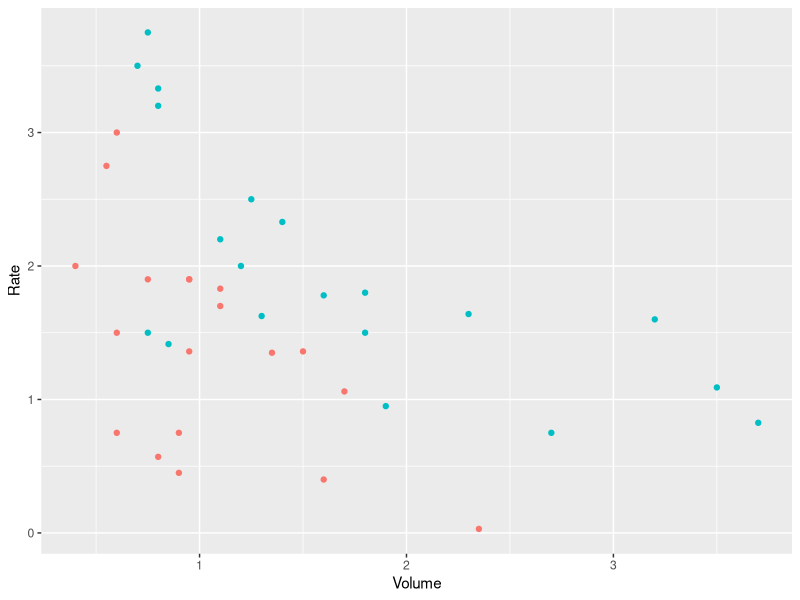
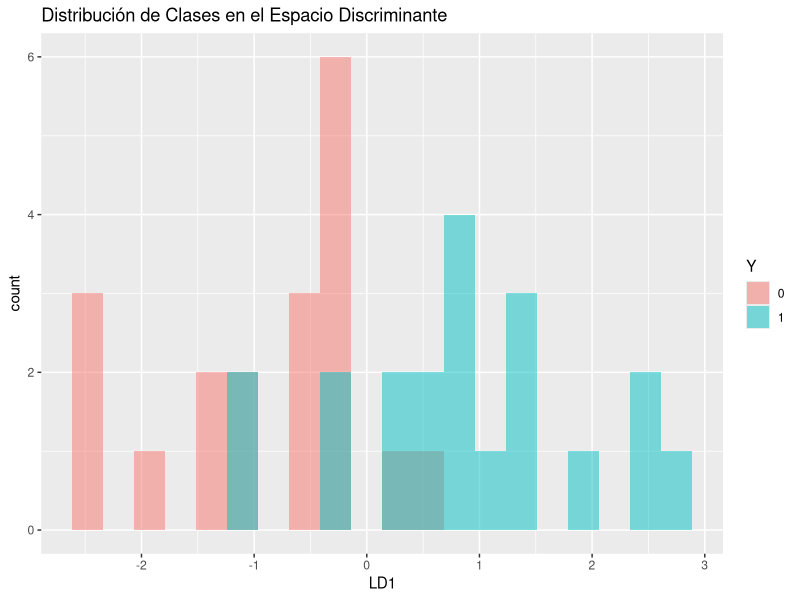
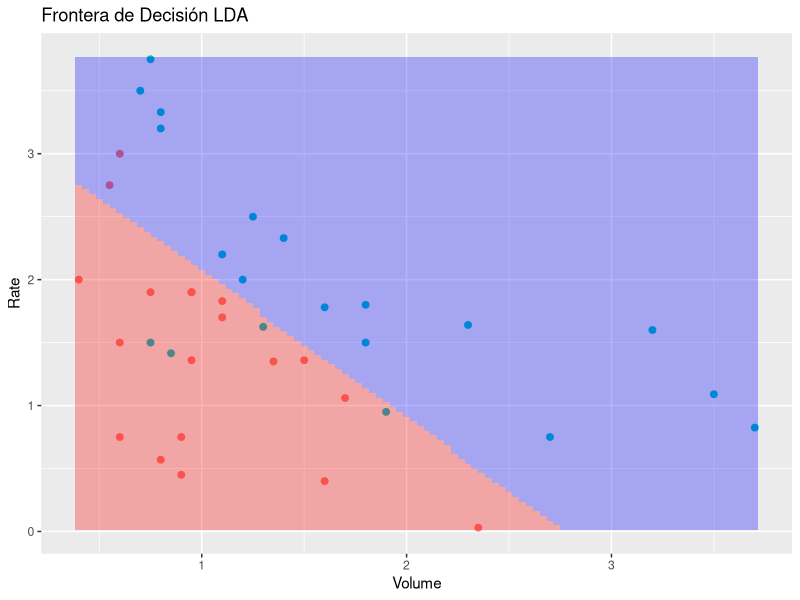
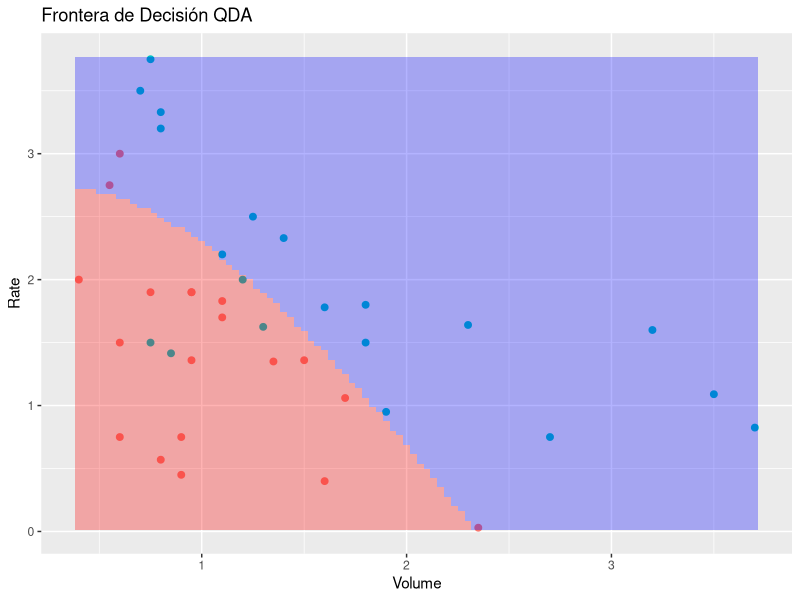
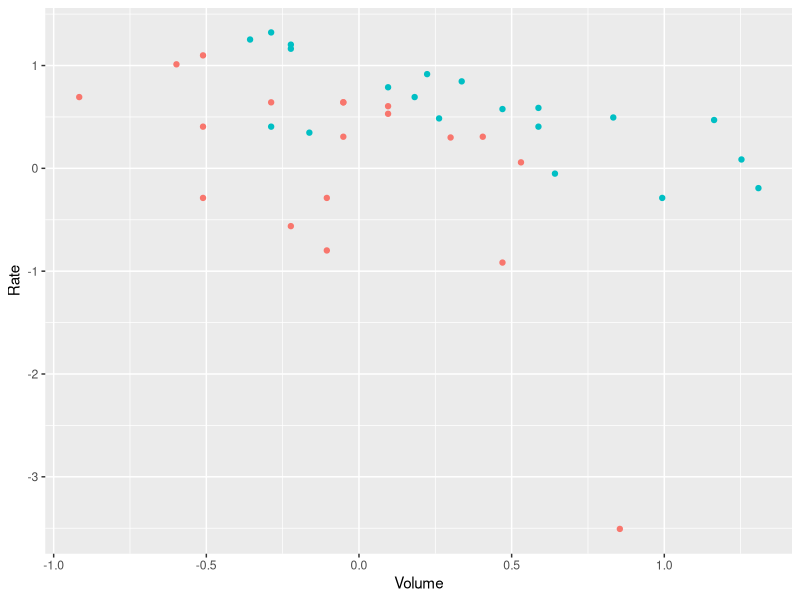
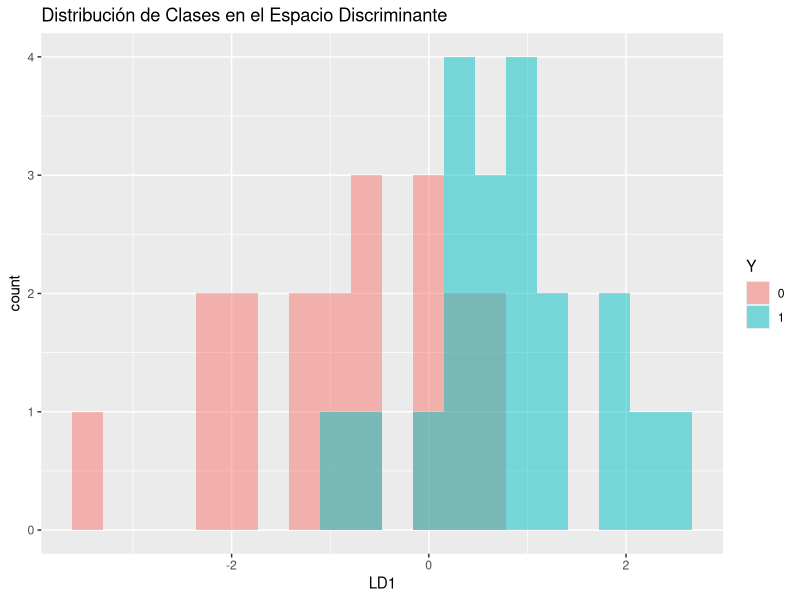
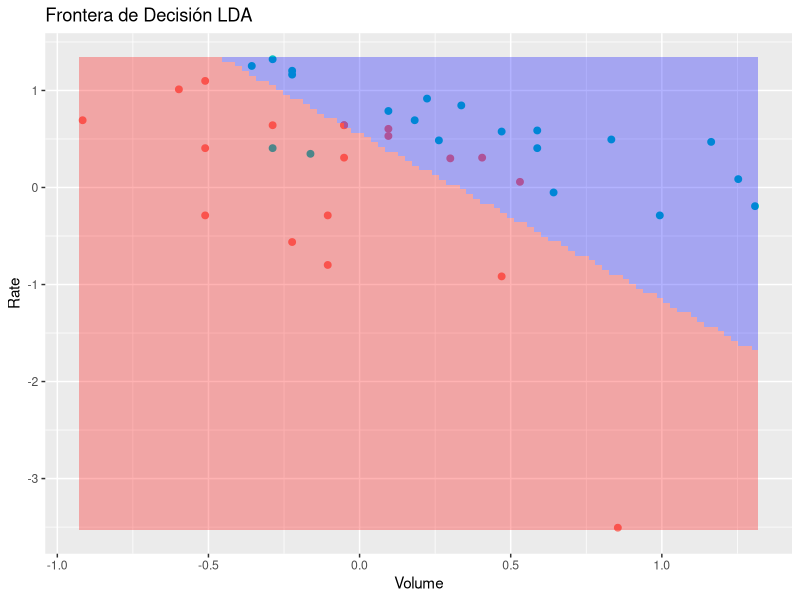
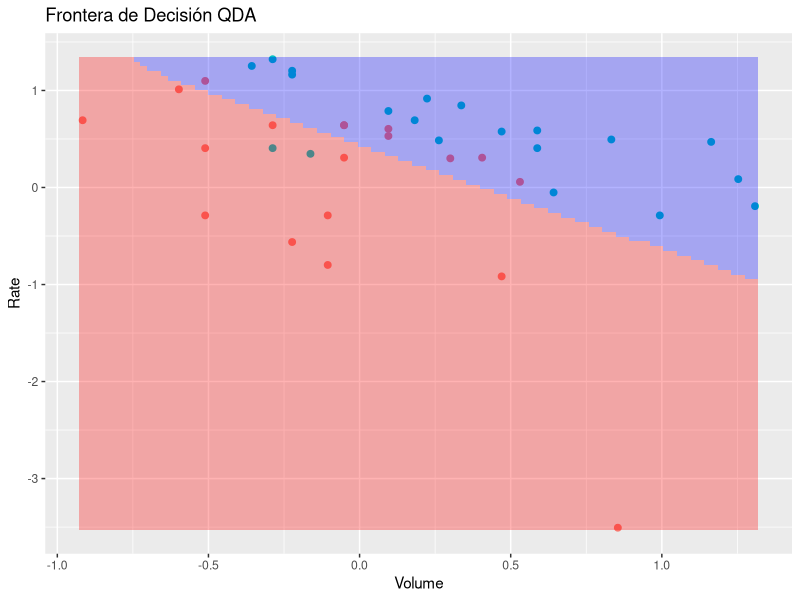

Here is the R script that generated these plots, in order:
library(robustbase)
vaso
head(vaso)
str(vaso)

vaso$Y <- as.factor(vaso$Y)

# Inciso a)

library(ggplot2)

ggplot(data=vaso)+
  geom_point(aes(x=Volume, y=Rate, color=Y)) +
  theme(legend.position = "none")

## analisis discriminante
library(MASS)
modelo_lda <- lda(Y ~ Volume + Rate, data=vaso)

# Predicciones en los datos originales
predicciones_lda <- predict(modelo_lda)

# Ver primeras predicciones
head(predicciones_lda$class)  # Clase predicha
head(predicciones_lda$posterior)  # Probabilidades posteriores


# Matriz de confusión
tabla_confusion <- table(Predicho = predicciones_lda$class, Real = vaso$Y)
print(tabla_confusion)

# Calcular la precisión
precision <- sum(diag(tabla_confusion)) / sum(tabla_confusion)
cat("Accuracy del modelo LDA:", precision, "\n")
TP <- tabla_confusion[2,2]
FP <- sum(tabla_confusion[2,]) - TP
FN <- sum(tabla_confusion[,2]) - TP
TN <- sum(tabla_confusion) - TP - FN - FP
precision <- TP / (TP + FP)
recall <- TP / (TP + FN)
cat("Precisión:", precision, "\n")
cat("Recall   :", recall, "\n")


# Agregar la proyección a los datos
vaso$LD1 <- predicciones_lda$x[,1]  # Primera función discriminante

# Visualización de los grupos en el espacio discriminante
ggplot(vaso, aes(x = LD1, fill = Y)) +
  geom_histogram(alpha = 0.5, position = "identity", bins = 20) +
  labs(title = "Distribución de Clases en el Espacio Discriminante")

# Generar una grilla de valores
grid <- expand.grid(
  Volume = seq(min(vaso$Volume), max(vaso$Volume), length.out = 100),
  Rate = seq(min(vaso$Rate), max(vaso$Rate), length.out = 100)
)

# Predecir la clase para cada punto de la grilla
grid$Y_pred <- predict(modelo_lda, newdata = grid)$class

# Graficar puntos originales y frontera de decisión
ggplot(vaso) +
  geom_point(size = 2, aes(x = Volume, y = Rate, color = Y)) +  # Scatter plot of actual data points
  geom_tile(data = grid, aes(x = Volume, y = Rate, fill = Y_pred), alpha = 0.3) +
  scale_fill_manual(values = c("red", "blue")) +
  labs(title = "Frontera de Decisión LDA", fill = "Clase Predicha") +
  theme(legend.position="none")


# 2. Fit QDA model
modelo_qda <- qda(Y ~ Volume + Rate, data = vaso)

# 3. Predictions on the original data
predicciones_qda <- predict(modelo_qda)

# 4. Confusion matrix
tabla_confusion_qda <- table(Predicho = predicciones_qda$class, Real = vaso$Y)
print(tabla_confusion_qda)

# 5. Calculate accuracy
precision_qda <- sum(diag(tabla_confusion_qda)) / sum(tabla_confusion_qda)
cat("Accuracy del modelo QDA:", precision_qda, "\n")
TP <- tabla_confusion_qda[2,2]
FP <- sum(tabla_confusion_qda[2,]) - TP
FN <- sum(tabla_confusion_qda[,2]) - TP
TN <- sum(tabla_confusion_qda) - TP - FN - FP
precision <- TP / (TP + FP)
recall <- TP / (TP + FN)
cat("Precisión:", precision, "\n")
cat("Recall   :", recall, "\n")


# 6. Create a grid for decision boundary
grid <- expand.grid(
  Volume = seq(min(vaso$Volume), max(vaso$Volume), length.out = 100),
  Rate   = seq(min(vaso$Rate),   max(vaso$Rate),   length.out = 100)
)

# 7. Predict class for each point in the grid
grid$Y_pred_qda <- predict(modelo_qda, newdata = grid)$class

# 8. Plot original points + QDA decision boundary
ggplot(vaso) +
  geom_point(size = 2, aes(x = Volume, y = Rate, color = Y)) +    # actual data
  geom_tile(data = grid, aes(x = Volume, y = Rate, fill = Y_pred_qda), alpha = 0.3) +
  scale_fill_manual(values = c("red", "blue")) +
  labs(title = "Frontera de Decisión QDA", fill = "Clase Predicha") +
  theme(legend.position = "none")


# Inciso b)

library(robustbase)
vaso[,1] <- log(vaso[,1])
vaso[,2] <- log(vaso[,2])

vaso$Y <- as.factor(vaso$Y)

# Inciso a)

library(ggplot2)

ggplot(data=vaso)+
  geom_point(aes(x=Volume, y=Rate, color=Y)) +
  theme(legend.position = "none")

## analisis discriminante
library(MASS)
modelo_lda <- lda(Y ~ Volume + Rate, data=vaso)

# Predicciones en los datos originales
predicciones_lda <- predict(modelo_lda)

# Ver primeras predicciones
head(predicciones_lda$class)  # Clase predicha
head(predicciones_lda$posterior)  # Probabilidades posteriores


# Matriz de confusión
tabla_confusion <- table(Predicho = predicciones_lda$class, Real = vaso$Y)
print(tabla_confusion)

# Calcular la precisión
precision <- sum(diag(tabla_confusion)) / sum(tabla_confusion)
cat("Accuracy del modelo LDA:", precision, "\n")

TP <- tabla_confusion[2,2]
FP <- sum(tabla_confusion[2,]) - TP
FN <- sum(tabla_confusion[,2]) - TP
TN <- sum(tabla_confusion) - TP - FN - FP
precision <- TP / (TP + FP)
recall <- TP / (TP + FN)
cat("Precisión:", precision, "\n")
cat("Recall   :", recall, "\n")



# Agregar la proyección a los datos
vaso$LD1 <- predicciones_lda$x[,1]  # Primera función discriminante

# Visualización de los grupos en el espacio discriminante
ggplot(vaso, aes(x = LD1, fill = Y)) +
  geom_histogram(alpha = 0.5, position = "identity", bins = 20) +
  labs(title = "Distribución de Clases en el Espacio Discriminante")

# Generar una grilla de valores
grid <- expand.grid(
  Volume = seq(min(vaso$Volume), max(vaso$Volume), length.out = 100),
  Rate = seq(min(vaso$Rate), max(vaso$Rate), length.out = 100)
)

# Predecir la clase para cada punto de la grilla
grid$Y_pred <- predict(modelo_lda, newdata = grid)$class

# Graficar puntos originales y frontera de decisión
ggplot(vaso) +
  geom_point(size = 2, aes(x = Volume, y = Rate, color = Y)) +  # Scatter plot of actual data points
  geom_tile(data = grid, aes(x = Volume, y = Rate, fill = Y_pred), alpha = 0.3) +
  scale_fill_manual(values = c("red", "blue")) +
  labs(title = "Frontera de Decisión LDA", fill = "Clase Predicha") +
  theme(legend.position="none")


# 2. Fit QDA model
modelo_qda <- qda(Y ~ Volume + Rate, data = vaso)

# 3. Predictions on the original data
predicciones_qda <- predict(modelo_qda)

# 4. Confusion matrix
tabla_confusion_qda <- table(Predicho = predicciones_qda$class, Real = vaso$Y)
print(tabla_confusion_qda)

# 5. Calculate accuracy
precision_qda <- sum(diag(tabla_confusion_qda)) / sum(tabla_confusion_qda)
cat("Accuracy del modelo QDA:", precision_qda, "\n")
TP <- tabla_confusion_qda[2,2]
FP <- sum(tabla_confusion_qda[2,]) - TP
FN <- sum(tabla_confusion_qda[,2]) - TP
TN <- sum(tabla_confusion_qda) - TP - FN - FP
precision <- TP / (TP + FP)
recall <- TP / (TP + FN)
cat("Precisión:", precision, "\n")
cat("Recall   :", recall, "\n")


# 6. Create a grid for decision boundary
grid <- expand.grid(
  Volume = seq(min(vaso$Volume), max(vaso$Volume), length.out = 100),
  Rate   = seq(min(vaso$Rate),   max(vaso$Rate),   length.out = 100)
)

# 7. Predict class for each point in the grid
grid$Y_pred_qda <- predict(modelo_qda, newdata = grid)$class

# 8. Plot original points + QDA decision boundary
ggplot(vaso) +
  geom_point(size = 2, aes(x = Volume, y = Rate, color = Y)) +    # actual data
  geom_tile(data = grid, aes(x = Volume, y = Rate, fill = Y_pred_qda), alpha = 0.3) +
  scale_fill_manual(values = c("red", "blue")) +
  labs(title = "Frontera de Decisión QDA", fill = "Clase Predicha") +
  theme(legend.position = "none")
  
